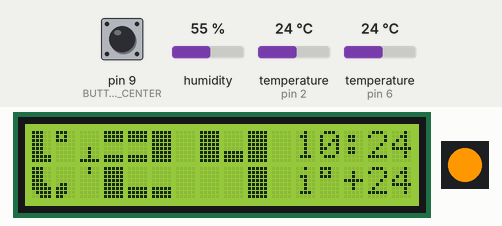
A sketch run on a simulated Arduino Uno, built with avr-gcc and run on an emulated ATmega328P. Shown: 16×2 character LCD, 1 RGB LEDs in strip order, left to right. The inputs (shaded band) are chosen by the test bench; at power-on: temperature (sensors on pin 2, pin 6) 24 °C, pin 9 (BUTTON_CENTER) HIGH, humidity 55 %. The local clock reads 2024-03-15 10:24:30 at power-on unless the sketch sets it.

Above: at 2.6 s.
2.7 s: temperature (sensor on pin 2) set to 2 °C
6.5 s: temperature (sensor on pin 2) set to 0 °C
At 8.6 s:
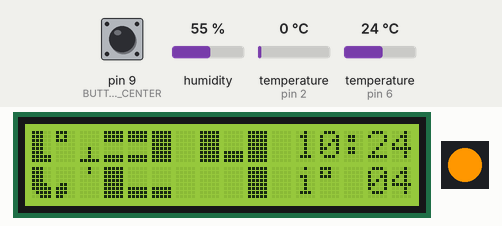
9.8 s: temperature (sensor on pin 6) set to 12 °C
At 10.6 s:
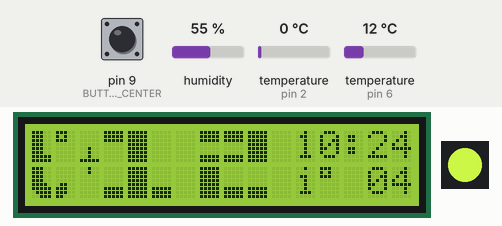
11.8 s: temperature (sensor on pin 6) set to 19 °C
At 13.4 s:
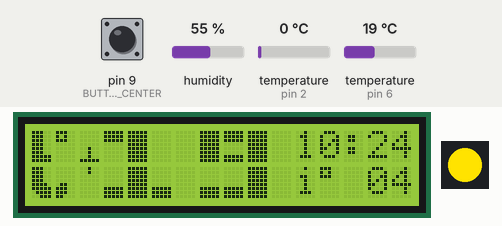
13.8 s: temperature (sensor on pin 6) set to 33 °C
At 14.7 s:
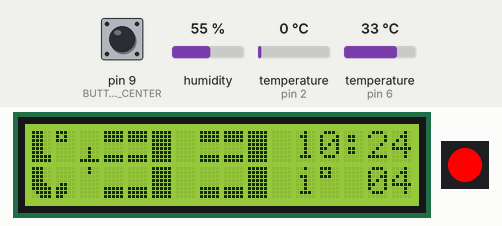
15.8 s: temperature (sensor on pin 2) set to 12 °C
At 18.4 s:
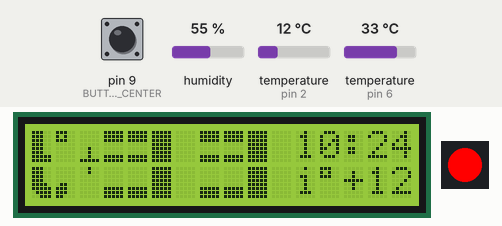
Timing chart, 0 to 19.9 s (numbered marks = the images above; inputs shaded):
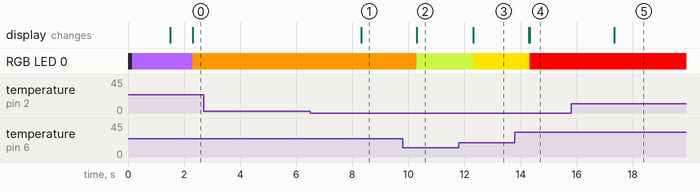

The sketch:

VMeteo.ino
```cpp
// VMeteo
//    by @GalaxyShad
//
// v 0.1.0 - 23.12.2018
// v 1.0.0 - 03.03.2019
// v 1.5.0 - 15.09.2020
// v 2.0.0 - 20.09.2020
// v 2.0.1 - 18.03.2024 / Добавлена информация о зависимостях

#include <Wire.h>
#include <LiquidCrystal_I2C.h> // LiquidCrystal_I2C by Marco Schwartz (1.1.2) https://github.com/johnrickman/LiquidCrystal_I2C
#include <OneWire.h>           // OneWire by Paul Stoffregen          (2.3.7) https://www.pjrc.com/teensy/td_libs_OneWire.html
#include <DallasTemperature.h> // DallasTemperature by Miles Burton   (3.9.0) https://github.com/milesburton/Arduino-Temperature-Control-Library
#include <DHT.h>               // DHT sensor library by Adafruit      (1.4.6) https://github.com/adafruit/DHT-sensor-library
#include <ThreeWire.h>         // RTC by Makuna                       (2.4.2) https://github.com/Makuna/Rtc
#include <RtcDS1302.h>         // RTC by Makuna                       (2.4.2) https://github.com/Makuna/Rtc
#include <FastLED.h>           // FastLED by Daniel Garcia            (3.6.0) https://github.com/FastLED/FastLED

/////////////////////////////////////////////////////////////////////////////////////////////////////////

#define OUTSIDE_SENSOR_PIN  6
#define INSIDE_SENSOR_PIN   2

#define LED_PIN             7

#define BUTTON_LEFT         8        // Пин левой кнопки
#define BUTTON_CENTER       9        // Пин центральной кнопки
#define BUTTON_RIGHT        10       // Пин правой кнопки

#define RTC_IO              4
#define RTC_SCLK            5
#define RTC_CE              3

#define BRIGHTNESS          255      // Яркость светодиода

LiquidCrystal_I2C lcd(0x3F,16,2);

OneWire wireOutSensor(OUTSIDE_SENSOR_PIN);
DallasTemperature outSensor(&wireOutSensor);

DHT inSensor(INSIDE_SENSOR_PIN, DHT11);

ThreeWire wiresRtc(RTC_IO, RTC_SCLK, RTC_CE);
RtcDS1302<ThreeWire> rtc(wiresRtc);

RtcDateTime curTime;

CRGB led[1];

int outTemp = 0;
int inTemp  = 0;
int lastUpdTime = 0;

int tempColor = 0;

int btnTimerLeft = 0;
int btnTimerRight = 0;

byte hour = 0;
byte minute = 0;
byte setMode = 0;

bool timeSetMode = false;
bool btnCenterPressed = false;

#include "Symb.h"
#include "Color.h"

void lcdPrintCenter(char* str, int line) {
  lcd.setCursor(8 - strlen(str) / 2, line);
  lcd.print(str);
}

void setup() {
  // Кнопки
  pinMode(BUTTON_LEFT,   INPUT_PULLUP);
  pinMode(BUTTON_CENTER, INPUT_PULLUP);
  pinMode(BUTTON_RIGHT,  INPUT_PULLUP);

  // Светодиод
  FastLED.addLeds<WS2812B, LED_PIN, GRB>(led, 1);
  FastLED.setBrightness( BRIGHTNESS );

  // Инициализация дисплея и загрузка символов
  lcd.init();
  lcd.backlight();
  lcd.createChar(S_TOP, sTop);
  lcd.createChar(S_BOT, sBot);
  lcd.createChar(S_HALF,sHalf);
  lcd.createChar(S_F1, sF1);
  lcd.createChar(S_F2, sF2);
  lcd.createChar(S_F3, sF3);
  lcd.createChar(S_PL1, sPl1);
  lcd.createChar(S_PL2, sPl2);

  // Отображение логотипа системы
  led[0] = 0xb464ff;
  FastLED.show();

  lcdPrintCenter("Powered by", 0);
  lcdPrintCenter("VadiK Meteo 2.0", 1);
  delay(1250);

  // Инициализация наружного сенсора
  lcdPrintCenter("initializing", 0);
  lcdPrintCenter("outside sensor...", 1);
  outSensor.begin();
  outSensor.setResolution(12);

  // Инициализация внутреннего сенсора
  lcdPrintCenter("inside sensor...", 1);
  inSensor.begin();

  // Инициализация часов
  lcdPrintCenter("RTC...", 1);
  rtc.Begin();

  lcd.clear();

  drawSymb(10, 0);
  drawSymb(0, 3);
  drawSymb(0, 7);
  lcd.setCursor(11, 0);
  lcd.print("ff:ff");
  lcd.setCursor(11, 1);
  lcd.print("i");
  lcd.write(0xDF);
  lcd.print("nul");
}

void loop() {

  if ((millis() - lastUpdTime > 1000) && (!timeSetMode)) {
    lastUpdTime = millis();

    //Датчик улицы
    outSensor.requestTemperatures();
    outTemp = outSensor.getTempCByIndex(0);

    if (outTemp > 0) {
      drawSymb(11, 2); // Плюс
    } else if (outTemp < 0) {
      lcd.setCursor(2, 0); //Минус
      lcd.print("_");
    } else {
      lcd.setCursor(2, 0); //Пустота
      lcd.print(" ");
      lcd.setCursor(2, 1); //Пустота
      lcd.print(" ");
    }

    // Отрисовка большими символами
    drawSymb(abs(outTemp) / 10, 3);
    drawSymb(abs(outTemp) % 10, 7);

    // Индикация светом
    tempColor = 35 + constrain(outTemp, -35, 34);

    // Датчик дома
    inTemp = inSensor.readTemperature();
    lcd.setCursor(13, 1);
    if (inTemp > 0)      lcd.print('+');
    else if (inTemp < 0) lcd.print('-');
    else                 lcd.print(' ');
    lcd.print(abs(inTemp));

    //Время
    hour   = rtc.GetDateTime().Hour();
    minute = rtc.GetDateTime().Minute();

    lcd.setCursor(11, 0);
    if (hour < 10) lcd.print(' ');
    lcd.print(hour);
    lcd.print(':');
    if (minute < 10) lcd.print('0');
    lcd.print(minute);
  }

  if (timeSetMode) {
    if (digitalRead(BUTTON_LEFT) == LOW)  btnTimerLeft++;
    else btnTimerLeft = 0;
    if (digitalRead(BUTTON_RIGHT) == LOW) btnTimerRight++;
    else btnTimerRight = 0;

    if ((btnTimerLeft >= 1000) || (btnTimerLeft == 1)) {
      btnTimerLeft = 1000;
      if (setMode == 0) { hour--; if (hour == 0) hour = 23; }
      else              { minute--; if (minute == 0) minute = 59;}
      delay(500);
    }

    if ((btnTimerRight >= 1000) || (btnTimerRight == 1)) {
      btnTimerRight = 1000;
      if (setMode == 0) hour++;
      else              minute++;
      delay(500);
    }

    if (hour > 23) hour = 0;
    if (minute > 59) minute = 0;

    lcd.setCursor(11, 0);
    if (hour < 10) lcd.print(' ');
    lcd.print(hour);
    lcd.print(':');
    if (minute < 10) lcd.print('0');
    lcd.print(minute);

    if ((millis() % 500 > 250) && (btnTimerRight == 0) && (btnTimerLeft == 0)) {
      if (setMode == 0) {
        lcd.setCursor(11, 0);
        lcd.print("  ");
      } else {
        lcd.setCursor(14, 0);
        lcd.print("  ");
      }
    }
  }

  if (digitalRead(BUTTON_CENTER) == LOW && !btnCenterPressed) {
    if (timeSetMode) {
      setMode++;
      if (setMode > 1) {
        rtc.SetDateTime(RtcDateTime(curTime.Year(), curTime.Month(), curTime.Day(), hour, minute, curTime.Second()));
        setMode = 0;
        timeSetMode = false;
      }
    } else {
      curTime = rtc.GetDateTime();
      btnTimerLeft = 0;
      btnTimerRight = 0;
      timeSetMode = true;
    }
    btnCenterPressed = true;
  }

  if (digitalRead(BUTTON_CENTER) == HIGH)
    btnCenterPressed = false;

  if (hour >= 0 && hour < 6)
    FastLED.setBrightness(0);
  else
    FastLED.setBrightness( BRIGHTNESS );

  led[0] = tempPal[tempColor];
  FastLED.show();
}
```

Color.h
```cpp
long tempPal[70] = {
  0x1d08ff,
  0x1b11ff,
  0x1a19ff,
  0x1921ff,
  0x182aff,
  0x1632ff,
  0x153aff,
  0x1442ff,
  0x134bff,
  0x1153ff,
  0x105bff,
  0x0f63ff,
  0x0e69ff,
  0x0d6eff,
  0x0c74ff,
  0x0c79ff,
  0x0b7fff,
  0x0a84ff,
  0x098aff,
  0x088fff,
  0x0795ff,
  0x079bff,
  0x06a0ff,
  0x05a6ff,
  0x04abff,
  0x03b1ff,
  0x02b6ff,
  0x02bcff,
  0x01c1ff,
  0x01c6fe,
  0x0cc8f3,
  0x16cae9,
  0x21cbde,
  0x2bcdd4,
  0x36cfc9,
  0x40d1bf,
  0x4bd2b4,
  0x55d4aa,
  0x60d69f,
  0x6ad895,
  0x75d98a,
  0x80db80,
  0x8add75,
  0x94de6b,
  0x9fe060,
  0xa9e256,
  0xb4e44b,
  0xbee541,
  0xc9e736,
  0xd3e92c,
  0xdeeb21,
  0xe8ec17,
  0xf3ee0c,
  0xfdf002,
  0xffe300,
  0xffd400,
  0xffc500,
  0xffb600,
  0xffa700,
  0xff9700,
  0xff8800,
  0xff7900,
  0xff6a00,
  0xff5b00,
  0xff3d00,
  0xff2e00,
  0xff1e00,
  0xff0f00,
  0xff0000,
};
```

Symb.h
```cpp
// Дополнительные символы
#define S_NULL  0x20
#define S_FILL  0xFF
#define S_TOP   0
#define S_BOT   1
#define S_HALF  2
#define S_F1    3
#define S_F2    4
#define S_F3    5
#define S_PL1   6
#define S_PL2   7
byte sTop[8] = {
 B11111,
 B11111,
 B11111,
 B00000,
 B00000,
 B00000,
 B00000,
 B00000,
};

byte sBot[8] = {
 B00000,
 B00000,
 B00000,
 B00000,
 B00000,
 B11111,
 B11111,
 B11111,
};

byte sHalf[8] = {
 B11111,
 B11111,
 B11111,
 B00000,
 B00000,
 B00000,
 B11111,
 B11111,
};

byte sF1[8] = {
 B11100,
 B11100,
 B11100,
 B11100,
 B11100,
 B11100,
 B11111,
 B11111,
};

byte sF2[8] = {
 B11100,
 B11100,
 B11100,
 B11100,
 B11110,
 B11111,
 B01111,
 B00111,
};

byte sF3[8] = {
 B00000,
 B00000,
 B00000,
 B00000,
 B01100,
 B11100,
 B11100,
 B11000,
};

byte sPl1[8] = {
 B00000,
 B00000,
 B00000,
 B00000,
 B00100,
 B00100,
 B00100,
 B11111,
};

byte sPl2[8] = {
 B00100,
 B00100,
 B00000,
 B00000,
 B00000,
 B00000,
 B00000,
 B00000,
};

void drawSymb(byte sym, byte pos) {
  switch(sym) {
    case 0:
      lcd.setCursor(pos, 0);
      lcd.write(S_FILL);
      lcd.write(S_TOP);
      lcd.write(S_FILL);
      lcd.setCursor(pos, 1);
      lcd.write(S_FILL);
      lcd.write(S_BOT);
      lcd.write(S_FILL);
      break;
    case 1:
      lcd.setCursor(pos, 0);
      lcd.write(S_TOP);
      lcd.write(S_FILL);
      lcd.write(S_NULL);
      lcd.setCursor(pos, 1);
      lcd.write(S_BOT);
      lcd.write(S_FILL);
      lcd.write(S_BOT);
      break;
    case 2:
      lcd.setCursor(pos, 0);
      lcd.write(S_HALF);
      lcd.write(S_HALF);
      lcd.write(S_FILL);
      lcd.setCursor(pos, 1);
      lcd.write(S_FILL);
      lcd.write(S_BOT);
      lcd.write(S_BOT);
      break;
    case 3:
      lcd.setCursor(pos, 0);
      lcd.write(S_HALF);
      lcd.write(S_HALF);
      lcd.write(S_FILL);
      lcd.setCursor(pos, 1);
      lcd.write(S_BOT);
      lcd.write(S_BOT);
      lcd.write(S_FILL);
      break;
    case 4:
      lcd.setCursor(pos, 0);
      lcd.write(S_FILL);
      lcd.write(S_BOT);
      lcd.write(S_FILL);
      lcd.setCursor(pos, 1);
      lcd.write(S_NULL);
      lcd.write(S_NULL);
      lcd.write(S_FILL);
      break;
    case 5:
      lcd.setCursor(pos, 0);
      lcd.write(S_FILL);
      lcd.write(S_HALF);
      lcd.write(S_HALF);
      lcd.setCursor(pos, 1);
      lcd.write(S_BOT);
      lcd.write(S_BOT);
      lcd.write(S_FILL);
      break;
    case 6:
      lcd.setCursor(pos, 0);
      lcd.write(S_FILL);
      lcd.write(S_HALF);
      lcd.write(S_HALF);
      lcd.setCursor(pos, 1);
      lcd.write(S_FILL);
      lcd.write(S_BOT);
      lcd.write(S_FILL);
      break;
    case 7:
      lcd.setCursor(pos, 0);
      lcd.write(S_TOP);
      lcd.write(S_TOP);
      lcd.write(S_FILL);
      lcd.setCursor(pos, 1);
      lcd.write(S_NULL);
      lcd.write(S_NULL);
      lcd.write(S_FILL);
      break;
    case 8:
      lcd.setCursor(pos, 0);
      lcd.write(S_FILL);
      lcd.write(S_HALF);
      lcd.write(S_FILL);
      lcd.setCursor(pos, 1);
      lcd.write(S_FILL);
      lcd.write(S_BOT);
      lcd.write(S_FILL);
      break;
    case 9:
      lcd.setCursor(pos, 0);
      lcd.write(S_FILL);
      lcd.write(S_HALF);
      lcd.write(S_FILL);
      lcd.setCursor(pos, 1);
      lcd.write(S_BOT);
      lcd.write(S_BOT);
      lcd.write(S_FILL);
      break;
    case 10: // Буква t
      lcd.setCursor(pos, 0);
      lcd.write(S_F1);
      lcd.write(0xDF);
      lcd.setCursor(pos, 1);
      lcd.write(S_F2);
      lcd.write(S_F3);
      break;
    case 11: // Плюс
      lcd.setCursor(pos, 0);
      lcd.write(S_PL1);
      lcd.setCursor(pos, 1);
      lcd.write(S_PL2);
      break;
  }
}
```

Measured:
- the behaviour switches between 1 and 0 °C on temperature (sensor on pin 2) (found by bisection; images 0 and 1)
- after the input at 2.7 s, every drawn part: stays the same
- after the input at 6.5 s, the display: changes after 1.8 s (image 1)
- after the input at 9.8 s, RGB LED 0: RGB(255, 151, 0) → RGB(190, 229, 65) after 0.51 s; the display: changes after 0.51 s (image 2)
- after the input at 11.8 s, RGB LED 0: RGB(190, 229, 65) → RGB(255, 227, 0) after 0.51 s; the display: changes after 0.51 s (image 3)
- after the input at 13.8 s, RGB LED 0: RGB(255, 227, 0) → RGB(255, 0, 0) after 0.54 s; the display: first changes after 0.50 s (image 4 shows a later state)
- after the input at 15.8 s, the display: changes after 1.5 s (image 5)
